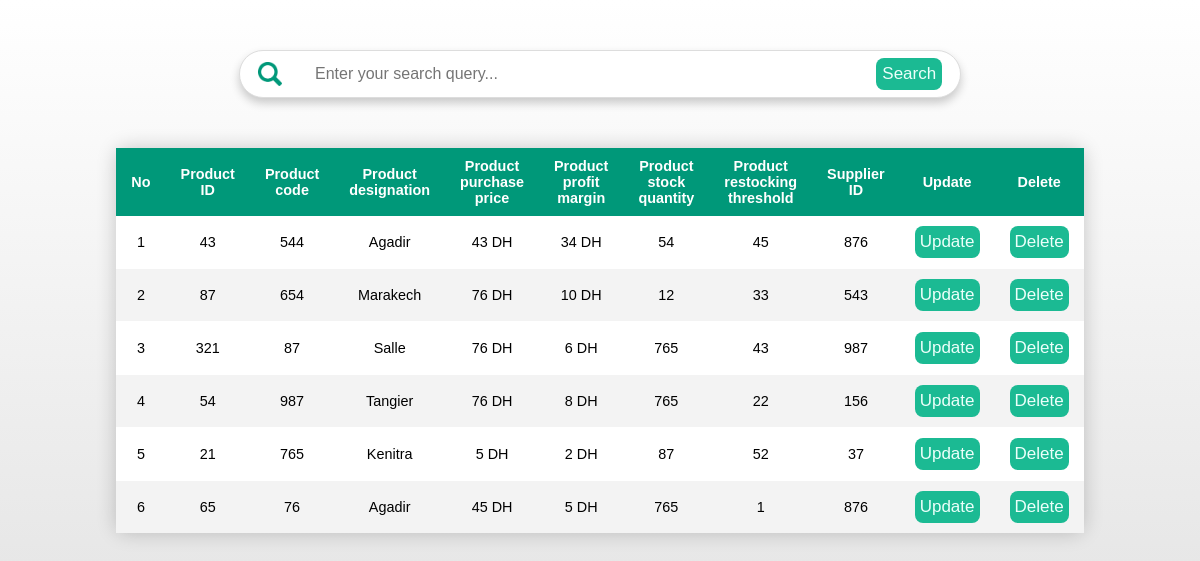
The page /database.php?lg=EN on the database its author committed.
### tables this page shows
CREATE TABLE IF NOT EXISTS `dse` (
  `ID_Prouduit` text NOT NULL,
  `Prod_Code` text NOT NULL,
  `Prod_Designation` text NOT NULL,
  `Prod_prix_A` text NOT NULL,
  `Prod_Marge` text NOT NULL,
  `Prod_Quantite_St` text NOT NULL,
  `Prod_Seuil` text NOT NULL,
  `ID_fornisseur` text NOT NULL
);

### database.php (the view, shortened to what this page needs)
<?php
include('connection.php');
?>
<html>
<head>
</head>
<body style='background: linear-gradient(to bottom, #fff, #dddddd);'>
<form class="search-bar" method="post" action="database.php">
    <img class="img" src="search-icon.png">
    <input placeholder="Enter your search query..." class="inp" type="text" name="search" id="search">
    <button type="submit" class="btn1" name="submit">Search</button>
</form>
<table border='1' class='styled-table' style='width:50%;margin-top:50px auto;margin-left:auto;margin-right:auto;text-align: center;'>
    <thead>
        <tr>
            <th style='width:30px'>No</th>
            <th><?php echo LIB_IDP; ?></th>
            <th><?php echo LIB_CODE; ?></th>
            <th><?php echo LIB_DES; ?></th>
            <th><?php echo LIB_Prix; ?></th>
            <th><?php echo LIB_Marge; ?></th>
            <th><?php echo LIB_Quantite; ?></th>
            <th><?php echo LIB_Seuil; ?></th>
            <th><?php echo LIB_IDf; ?></th>
            <th>Update</th>
            <th>Delete</th>
        </tr>
    </thead>
    <tbody>
        <?php
        $sql = mysqli_query($con, "SELECT * FROM dse");
        $i = 1;
        while ($res = mysqli_fetch_assoc($sql)) {
            $id = $res['ID_Prouduit'];
            echo "<tr>";
            echo "<td >" . $i . "</td>";
            echo "<td>" . $res['ID_Prouduit'] . "</td>";
            echo "<td>" . $res['Prod_Code'] . "</td>";
            echo "<td>" . $res['Prod_Designation'] . "</td>";
            echo "<td>" . $res['Prod_prix_A'] . "</td>";
            echo "<td>" . $res['Prod_Marge'] . "</td>";
            echo "<td>" . $res['Prod_Quantite_St'] . "</td>";
            echo "<td>" . $res['Prod_Seuil'] . "</td>";
            echo "<td>" . $res['ID_fornisseur'] . "</td>";
            echo "<td><a href='update.php?id=$id'><input type='submit' class='btn' name='Update' value='Update'/></a></td>";
            echo "<td><a href='delete.php?id=$id'><input type='submit' class ='btn' name='Delete' value='Delete'/></a></td>";
            echo "</tr>";
            $i = $i + 1;
        }
        ?>
    </tbody>
</table>
</body>
</html>

### database.php (style rules this page uses)
.styled-table { border: none; border-collapse: collapse; margin: 25px 0; font-size: 0.9em; font-family: sans-serif; width: 40%; box-shadow: 0 0 20px rgba(0, 0, 0, 0.20); border-radius: 10px; }
.styled-table thead tr { border-top-left-radius: 10px; border-bottom-left-radius: 10px; background-color: #009879; color: #fff; text-align: center; border: none; }
.styled-table th, .styled-table td { padding: 10px 15px; border: none; }
.styled-table tbody tr { border-bottom: 1px solid #fff; }
.styled-table tbody tr:nth-of-type(odd) { background-color: #fff; }
.styled-table tbody tr:nth-of-type(even) { background-color: #f3f3f3; }
.styled-table tbody tr:last-of-type { border-bottom: 2px solid #f3f3f3; border: none; }
.btn { padding: 6px 5px; background-color: #1BBA93; font-size: 17px; border: none; border-radius: 8px; color: #ecfffa; cursor: pointer; }
.btn1 { height: 80%; margin: auto; background-color: #1BBA93; font-size: 17px; border: none; border-radius: 8px; color: #ecfffa; cursor: pointer; }
.search-bar { display: flex; box-shadow: 0 5px 10px rgba(0, 0, 0, 0.2); margin: 50px auto; width: 60%; height: 40px; background-color: #fff; border: 1px solid #dddddd; border-radius: 100px; padding: 3px 5px; font-size: 16px; color: #333; transition: 0.4s; }
.inp { width: 80%; height: 100%; border: none; outline: none; font-size: 16px; padding-left: 20px; color: #333; }
.img { width: auto; height: 60%; margin: auto; }

### rows shown on the page
dse: ID_Prouduit "43", Prod_Code "544", Prod_Designation "Agadir", Prod_prix_A "43 DH", Prod_Marge "34 DH", Prod_Quantite_St "54", Prod_Seuil "45", ID_fornisseur "876"
dse: ID_Prouduit "87", Prod_Code "654", Prod_Designation "Marakech", Prod_prix_A "76 DH", Prod_Marge "10 DH", Prod_Quantite_St "12", Prod_Seuil "33", ID_fornisseur "543"
dse: ID_Prouduit "321", Prod_Code "87", Prod_Designation "Salle", Prod_prix_A "76 DH", Prod_Marge "6 DH", Prod_Quantite_St "765", Prod_Seuil "43", ID_fornisseur "987"
dse: ID_Prouduit "54", Prod_Code "987", Prod_Designation "Tangier", Prod_prix_A "76 DH", Prod_Marge "8 DH", Prod_Quantite_St "765", Prod_Seuil "22", ID_fornisseur "156"
dse: ID_Prouduit "21", Prod_Code "765", Prod_Designation "Kenitra", Prod_prix_A "5 DH", Prod_Marge "2 DH", Prod_Quantite_St "87", Prod_Seuil "52", ID_fornisseur "37"
dse: ID_Prouduit "65", Prod_Code "76", Prod_Designation "Agadir", Prod_prix_A "45 DH", Prod_Marge "5 DH", Prod_Quantite_St "765", Prod_Seuil "1", ID_fornisseur "876"

### other values the page prints
LIB_IDP "Product ID"
LIB_CODE "Product code"
LIB_DES "Product designation"
LIB_Prix "Product purchase price"
LIB_Marge "Product profit margin"
LIB_Quantite "Product stock quantity"
LIB_Seuil "Product restocking threshold"
LIB_IDf "Supplier ID"
